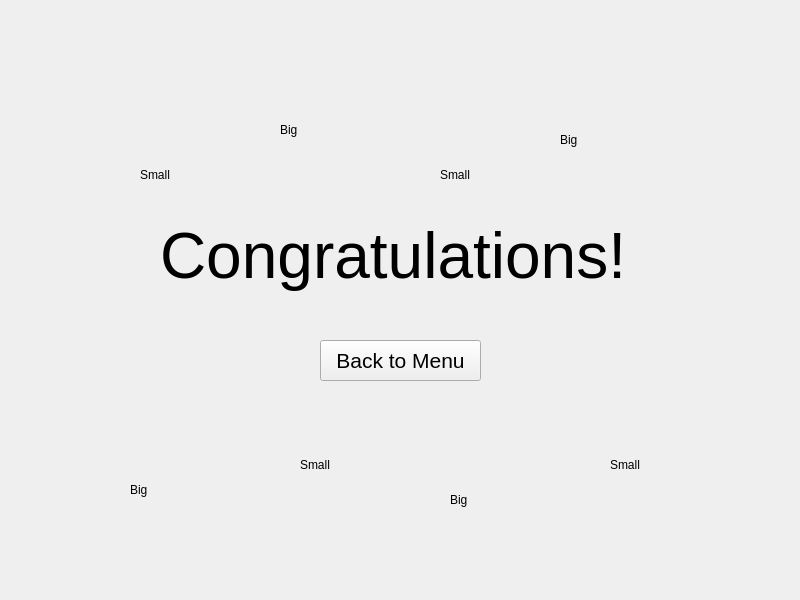
<?xml version="1.0" encoding="UTF-8"?>
<ui version="4.0">
 <class>WinScreen</class>
 <widget class="QWidget" name="WinScreen">
  <property name="geometry">
   <rect>
    <x>0</x>
    <y>0</y>
    <width>800</width>
    <height>600</height>
   </rect>
  </property>
  <property name="windowTitle">
   <string>Form</string>
  </property>
  <widget class="QLabel" name="congratsLabel">
   <property name="geometry">
    <rect>
     <x>160</x>
     <y>190</y>
     <width>471</width>
     <height>131</height>
    </rect>
   </property>
   <property name="font">
    <font>
     <pointsize>48</pointsize>
    </font>
   </property>
   <property name="text">
    <string>Congratulations!</string>
   </property>
  </widget>
  <widget class="QPushButton" name="menuButton">
   <property name="geometry">
    <rect>
     <x>320</x>
     <y>340</y>
     <width>161</width>
     <height>41</height>
    </rect>
   </property>
   <property name="font">
    <font>
     <pointsize>16</pointsize>
    </font>
   </property>
   <property name="text">
    <string>Back to Menu</string>
   </property>
  </widget>
  <widget class="QLabel" name="smallGearImage">
   <property name="geometry">
    <rect>
     <x>140</x>
     <y>150</y>
     <width>50</width>
     <height>50</height>
    </rect>
   </property>
   <property name="text">
    <string>Small</string>
   </property>
  </widget>
  <widget class="QLabel" name="bigGearImage">
   <property name="geometry">
    <rect>
     <x>280</x>
     <y>80</y>
     <width>100</width>
     <height>100</height>
    </rect>
   </property>
   <property name="text">
    <string>Big</string>
   </property>
  </widget>
  <widget class="QLabel" name="bigGearImage2">
   <property name="geometry">
    <rect>
     <x>560</x>
     <y>90</y>
     <width>100</width>
     <height>100</height>
    </rect>
   </property>
   <property name="text">
    <string>Big</string>
   </property>
  </widget>
  <widget class="QLabel" name="smallGearImage2">
   <property name="geometry">
    <rect>
     <x>440</x>
     <y>150</y>
     <width>50</width>
     <height>50</height>
    </rect>
   </property>
   <property name="text">
    <string>Small</string>
   </property>
  </widget>
  <widget class="QLabel" name="bigGearImage4">
   <property name="geometry">
    <rect>
     <x>130</x>
     <y>440</y>
     <width>100</width>
     <height>100</height>
    </rect>
   </property>
   <property name="text">
    <string>Big</string>
   </property>
  </widget>
  <widget class="QLabel" name="smallGearImage3">
   <property name="geometry">
    <rect>
     <x>300</x>
     <y>440</y>
     <width>50</width>
     <height>50</height>
    </rect>
   </property>
   <property name="text">
    <string>Small</string>
   </property>
  </widget>
  <widget class="QLabel" name="smallGearImage4">
   <property name="geometry">
    <rect>
     <x>610</x>
     <y>440</y>
     <width>50</width>
     <height>50</height>
    </rect>
   </property>
   <property name="text">
    <string>Small</string>
   </property>
  </widget>
  <widget class="QLabel" name="bigGearImage3">
   <property name="geometry">
    <rect>
     <x>450</x>
     <y>450</y>
     <width>100</width>
     <height>100</height>
    </rect>
   </property>
   <property name="text">
    <string>Big</string>
   </property>
  </widget>
 </widget>
 <resources/>
 <connections/>
</ui>
